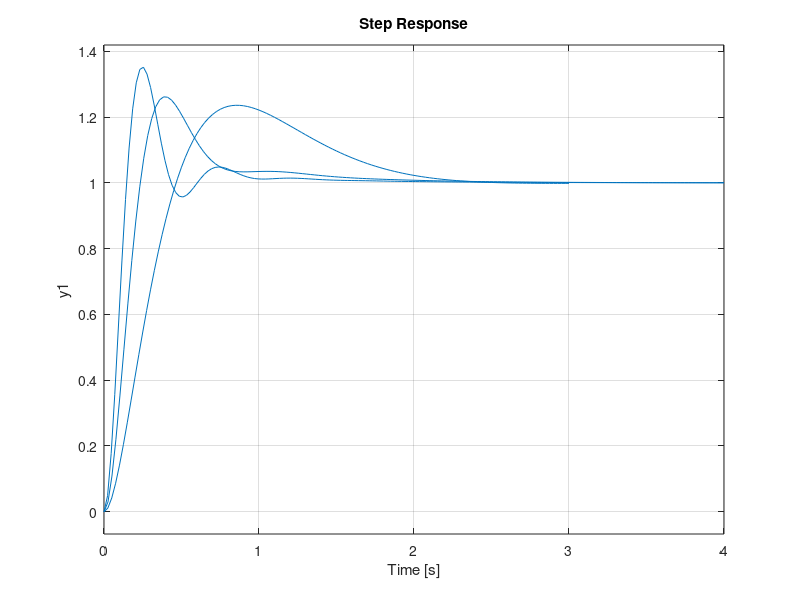

This figure's MATLAB source:
%Part-A

k=[2;5;10]
C=tf([1],[1 12])
D=tf([20],[1 0])
E=tf([0.2 0],[1])
for i=1:1:3
    A=tf([1.4*k(i)],[1 0]);
    B=tf([k(i)],[1]);
    
    sys1=parallel(A,B);
    sys2=series(C,D);
    sys3=feedback(sys2,C);
    sys4=series(sys3,sys1);
    sys5=feedback(sys4,1);
    
    step(sys5)
    hold on 
    pause
end

%Part-B

A=tf([10],[1])
B=tf([1],[1 -10])
C=tf([1 0],[1 0 48])
D=tf([1],[1 0 0])
E=tf([150],[1])
F=tf([8 5],[1 2 1])
G=tf([1 0 2],[1 0 0 28])

sys1=series(B,C)
sys2=feedback(D,E,+1)
sys3=feedback(sys1,F)
sys4=series(sys2,sys3)
sys5=feedback(sys4,G)
sys6=series(A,sys5)
